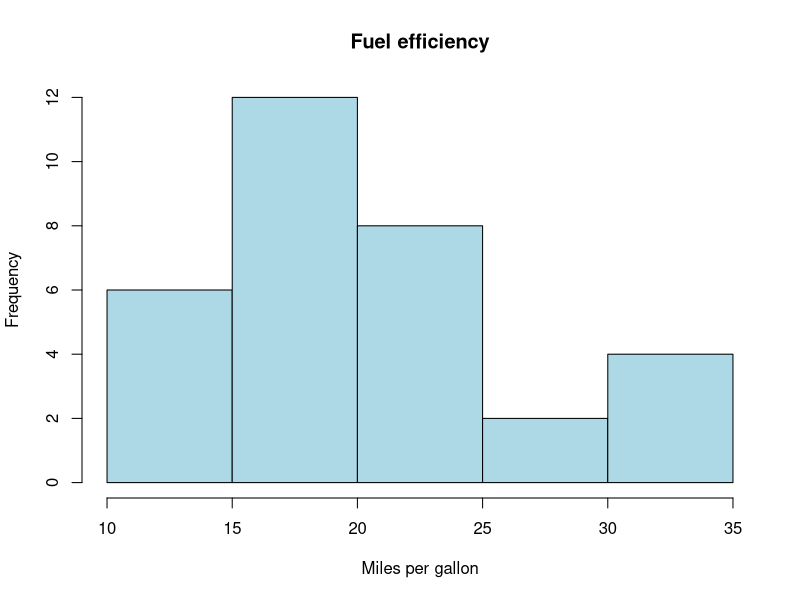
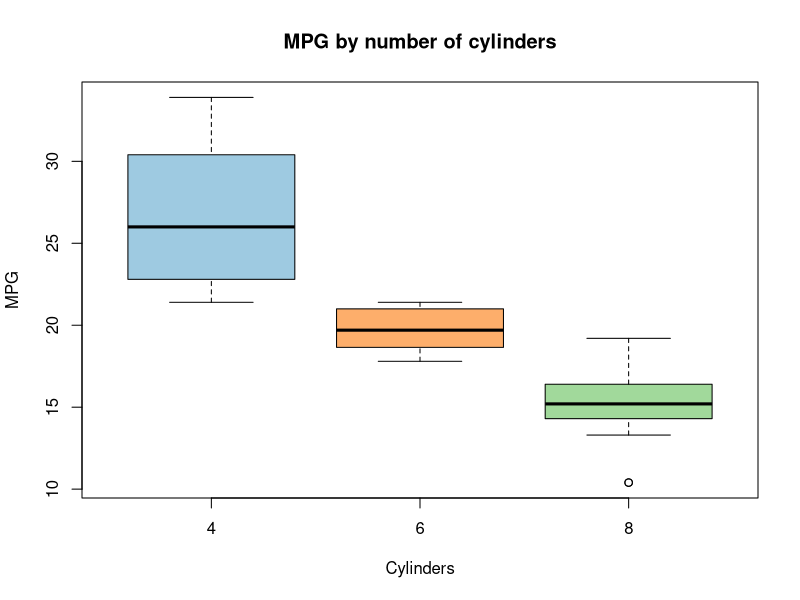
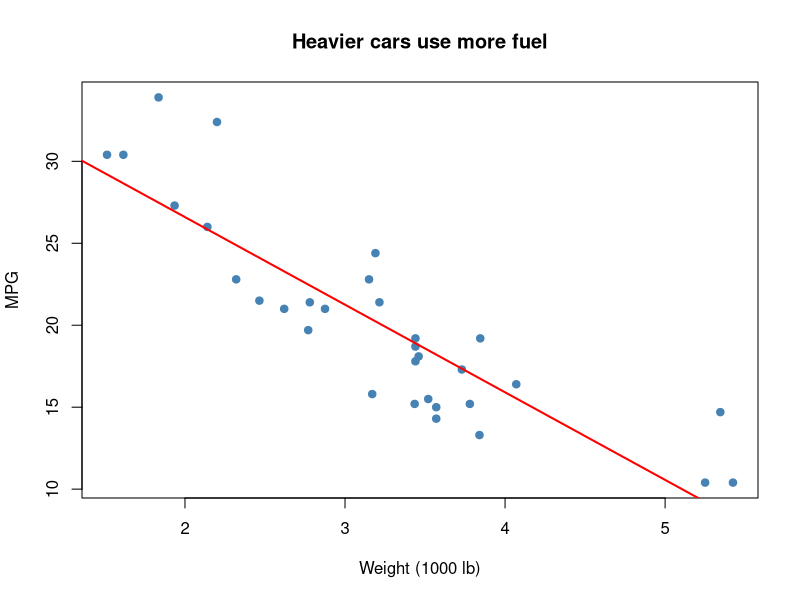

Recreate these plots in R, in order.
# -----------------------------------------------------------------------------
# Part 0. Getting around -------------------------------------------------------
# -----------------------------------------------------------------------------
# RStudio panes: Source (scripts), Console (runs code), Environment (objects),
# Files / Plots / Help.
# Anything after "#" is a comment and is not run.

?mean              # open the help page for a function
example(mean)      # run the examples from the help page
getwd()            # which folder R is currently working in


# -----------------------------------------------------------------------------
# Part 1. Value and variable --------------------------------------------------
# -----------------------------------------------------------------------------
# Arithmetic
2 + 3
10 / 4
2 ^ 10
sqrt(81)
log(100, base = 10)    # functions take named arguments

# Variable
x <- 5                 # "<-" assigns a value to a name (read it as "gets")
y <- x * 2
y

# Basic data types
class(3.14)            # "numeric"
class("hello")         # "character"
class(TRUE)            # "logical"
class(2L)              # "integer" (L makes it a whole number)

# Question: What does 5 == 5.0 return? What about "5" == 5?


# -----------------------------------------------------------------------------
# Part 2. Vectors and logic ---------------------------------------------------
# -----------------------------------------------------------------------------
scores <- c(72, 85, 90, 64, 78, 95)      # c() combines values into a vector
length(scores)
mean(scores); median(scores); sd(scores)

# Vectorisation
scores + 5
scores / 100

# Indexing
scores[1]                   # the first element (R counts from 1)
scores[2:4]                 # a slice
scores[-1]                  # everything except the first element

# Logical filtering
scores > 80                 # a TRUE/FALSE vector
scores[scores > 80]         # keep only the values that are TRUE
sum(scores > 80)            # TRUE counts as 1, so this counts the values
mean(scores > 80)           # proportion above 80

# Handy sequences
1:10
seq(0, 1, by = 0.25)
rep("A", 3)

# Question: How would you get the scores between 70 and 90 (inclusive)?


# -----------------------------------------------------------------------------
# Part 3. Functions and simple control flow -----------------------------------
# -----------------------------------------------------------------------------
to_z <- function(v) {
  (v - mean(v)) / sd(v)          # the last line is returned automatically
}
round(to_z(scores), 2)

grade <- function(s) {
  if (s >= 90) {
    "A"
  } else if (s >= 80) {
    "B"
  } else {
    "C or below"
  }
}
grade(85)

# For loop
for (s in scores) {
  cat(s, "->", grade(s), "\n")
}

# A vectorised equivalence
sapply(scores, grade)            # apply grade() to every element


# -----------------------------------------------------------------------------
# Part 4. Data frames ---------------------------------------------------------
# -----------------------------------------------------------------------------
# mtcars: 32 cars from a 1974 magazine (mpg = miles per gallon,
# cyl = number of cylinders, wt = weight in 1000 lb, am = 0 automatic / 1 manual)
head(mtcars)           # first six rows
str(mtcars)            # structure: size, column names, types
summary(mtcars)        # quick summary of every column
dim(mtcars); nrow(mtcars); names(mtcars)

# Picking columns and rows
mtcars$mpg                           # one column, as a vector
mtcars[1:3, c("mpg", "cyl", "wt")]   # data[rows, columns]
mtcars[mtcars$mpg > 25, ]            # rows that meet a condition
subset(mtcars, cyl == 4 & am == 1, select = c(mpg, wt))   # easier to read

# Adding a new column
mtcars2 <- mtcars                              # work on a copy
mtcars2$kpl <- mtcars2$mpg * 0.425             # kilometres per litre
mtcars2$transmission <- ifelse(mtcars2$am == 1, "manual", "automatic")
head(mtcars2[, c("mpg", "kpl", "transmission")])

# Sorting
head(mtcars2[order(mtcars2$mpg, decreasing = TRUE), c("mpg", "cyl")])

# Making your own data frame
students <- data.frame(
  name  = c("Ana", "Ben", "Cai", "Dee"),
  year  = c(3, 4, 3, 4),
  score = c(88, 92, 79, 85)
)
students


# -----------------------------------------------------------------------------
# Part 5. Missing values (N/A) ------------------------------------------------
# -----------------------------------------------------------------------------
# airquality: daily air readings in New York, May to September 1973
summary(airquality)                   # note the NA's under Ozone and Solar.R
mean(airquality$Ozone)                # NA, because one missing value spreads
mean(airquality$Ozone, na.rm = TRUE)  # drop the NAs first
sum(is.na(airquality$Ozone))          # how many are missing?
colSums(is.na(airquality))            # missing values in each column
complete <- na.omit(airquality)       # keep rows with no missing values
nrow(airquality); nrow(complete)

# ASK: Is dropping rows always safe for statistics?


# -----------------------------------------------------------------------------
# Part 6. Group summaries -----------------------------------------------------
# -----------------------------------------------------------------------------
table(mtcars$cyl)                               # counts
table(mtcars$cyl, mtcars$am)                    # two-way table
tapply(mtcars$mpg, mtcars$cyl, mean)            # mean mpg for each cyl group
aggregate(mpg ~ cyl + am, data = mtcars, FUN = mean)   # formula interface


# -----------------------------------------------------------------------------
# Part 7. Base R plots --------------------------------------------------------
# -----------------------------------------------------------------------------
hist(mtcars$mpg, main = "Fuel efficiency", xlab = "Miles per gallon",
     col = "lightblue", breaks = 8)

boxplot(mpg ~ cyl, data = mtcars, main = "MPG by number of cylinders",
        xlab = "Cylinders", ylab = "MPG", col = c("#9ecae1", "#fdae6b", "#a1d99b"))

plot(mpg ~ wt, data = mtcars, pch = 19, col = "steelblue",
     main = "Heavier cars use more fuel",
     xlab = "Weight (1000 lb)", ylab = "MPG")
abline(lm(mpg ~ wt, data = mtcars), col = "red", lwd = 2)   # fitted line


# -----------------------------------------------------------------------------
# Part 8. A first look at statistics ------------------------------------------
# -----------------------------------------------------------------------------
cor(mtcars$mpg, mtcars$wt)                     # correlation

# Do manual cars get better mileage than automatic ones? (Welch two-sample t-test)
t.test(mpg ~ am, data = mtcars)

# Linear regression
fit <- lm(mpg ~ wt + hp, data = mtcars)
summary(fit)                                   # coefficients, R-squared, p-values
coef(fit)
predict(fit, newdata = data.frame(wt = 3, hp = 150))   # a prediction for a new car
